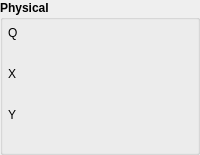
         <widget class="QGroupBox" name="groupBox_2">
          <property name="sizePolicy">
           <sizepolicy hsizetype="Fixed" vsizetype="Fixed">
            <horstretch>0</horstretch>
            <verstretch>0</verstretch>
           </sizepolicy>
          </property>
          <property name="minimumSize">
           <size>
            <width>136</width>
            <height>0</height>
           </size>
          </property>
          <property name="font">
           <font>
            <weight>75</weight>
            <bold>true</bold>
           </font>
          </property>
          <property name="title">
           <string>Physical</string>
          </property>
          <layout class="QVBoxLayout" name="verticalLayout_7">
           <property name="spacing">
            <number>1</number>
           </property>
           <property name="margin">
            <number>5</number>
           </property>
           <item>
            <widget class="QLabel" name="label_50">
             <property name="sizePolicy">
              <sizepolicy hsizetype="Preferred" vsizetype="Fixed">
               <horstretch>0</horstretch>
               <verstretch>0</verstretch>
              </sizepolicy>
             </property>
             <property name="minimumSize">
              <size>
               <width>0</width>
               <height>15</height>
              </size>
             </property>
             <property name="font">
              <font>
               <weight>50</weight>
               <bold>false</bold>
              </font>
             </property>
             <property name="text">
              <string>Q</string>
             </property>
             <property name="alignment">
              <set>Qt::AlignLeading|Qt::AlignLeft|Qt::AlignVCenter</set>
             </property>
            </widget>
           </item>
           <item>
            <widget class="caInclude" name="cainclude_2">
             <property name="minimumSize">
              <size>
               <width>124</width>
               <height>24</height>
              </size>
             </property>
             <property name="font">
              <font>
               <weight>50</weight>
               <bold>false</bold>
              </font>
             </property>
             <property name="macro">
              <string notr="true">VALUE=$(DEV):Q,EGU=$(DEV):Q.EGU,STATUS=$(DEV):Q-VALID</string>
             </property>
             <property name="filename" stdset="0">
              <string notr="true">BPM_GPAC_CAV_caLineEditEguStatus.ui</string>
             </property>
            </widget>
           </item>
           <item>
            <widget class="QLabel" name="label_51">
             <property name="sizePolicy">
              <sizepolicy hsizetype="Preferred" vsizetype="Fixed">
               <horstretch>0</horstretch>
               <verstretch>0</verstretch>
              </sizepolicy>
             </property>
             <property name="minimumSize">
              <size>
               <width>0</width>
               <height>15</height>
              </size>
             </property>
             <property name="font">
              <font>
               <weight>50</weight>
               <bold>false</bold>
              </font>
             </property>
             <property name="text">
              <string>X</string>
             </property>
             <property name="alignment">
              <set>Qt::AlignLeading|Qt::AlignLeft|Qt::AlignVCenter</set>
             </property>
            </widget>
           </item>
           <item>
            <widget class="caInclude" name="cainclude_10">
             <property name="minimumSize">
              <size>
               <width>124</width>
               <height>24</height>
              </size>
             </property>
             <property name="font">
              <font>
               <weight>50</weight>
               <bold>false</bold>
              </font>
             </property>
             <property name="macro">
              <string notr="true">VALUE=$(DEV):X,EGU=$(DEV):X.EGU,STATUS=$(DEV):X-VALID</string>
             </property>
             <property name="filename" stdset="0">
              <string notr="true">BPM_GPAC_CAV_caLineEditEguStatus.ui</string>
             </property>
            </widget>
           </item>
           <item>
            <widget class="QLabel" name="label_52">
             <property name="sizePolicy">
              <sizepolicy hsizetype="Preferred" vsizetype="Fixed">
               <horstretch>0</horstretch>
               <verstretch>0</verstretch>
              </sizepolicy>
             </property>
             <property name="minimumSize">
              <size>
               <width>0</width>
               <height>15</height>
              </size>
             </property>
             <property name="font">
              <font>
               <weight>50</weight>
               <bold>false</bold>
              </font>
             </property>
             <property name="text">
              <string>Y</string>
             </property>
             <property name="alignment">
              <set>Qt::AlignLeading|Qt::AlignLeft|Qt::AlignVCenter</set>
             </property>
            </widget>
           </item>
           <item>
            <widget class="caInclude" name="cainclude_11">
             <property name="minimumSize">
              <size>
               <width>124</width>
               <height>24</height>
              </size>
             </property>
             <property name="font">
              <font>
               <weight>50</weight>
               <bold>false</bold>
              </font>
             </property>
             <property name="macro">
              <string notr="true">VALUE=$(DEV):Y,EGU=$(DEV):Y.EGU,STATUS=$(DEV):Y-VALID</string>
             </property>
             <property name="filename" stdset="0">
              <string notr="true">BPM_GPAC_CAV_caLineEditEguStatus.ui</string>
             </property>
            </widget>
           </item>
          </layout>
         </widget>
